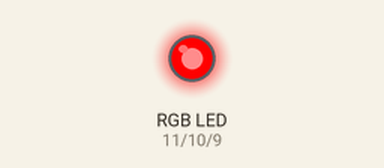
This sketch was run on a simulated Arduino Uno, built with avr-gcc and run on an emulated ATmega328P. On the bench: an RGB LED mixed from three pins (HIGH = lit).

Above: at 0.05 s.
At 1.15 s:
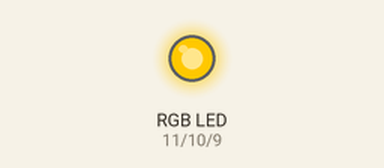
At 2.25 s:
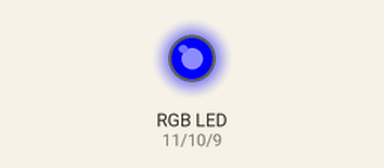
Timing chart, 0 to 5.3 s (numbered marks = the images above):
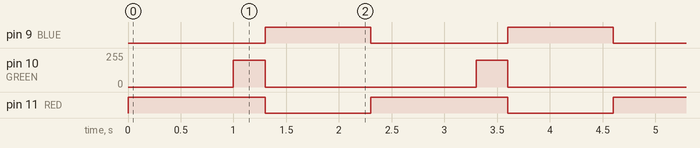

Measured:
- by itself, pin 9 (BLUE): alternates HIGH for 1.0 s and LOW for 1.3 s
- by itself, pin 10 (GREEN): alternates 200/255 for 0.30 s and 0/255 for 2.0 s
- by itself, pin 11 (RED): alternates HIGH for 1.3 s and LOW for 1.0 s

The sketch:

sketch_dec22d_RGB.ino
```cpp
int RED=11;
int GREEN=10;
int BLUE=9;

void setup() {
  pinMode(RED,OUTPUT);
  pinMode(GREEN,OUTPUT);
  pinMode(BLUE,OUTPUT);

}

void loop() {
  analogWrite(RED, 255);
  analogWrite(GREEN, 0);
  analogWrite(BLUE, 0);
  delay(1000);
  analogWrite(RED, 255);
  analogWrite(GREEN, 200
  );
  analogWrite(BLUE, 0);
  delay(300);
  analogWrite(RED, 0);
  analogWrite(GREEN, 0);
  analogWrite(BLUE, 255);
  delay(1000);
}
```
